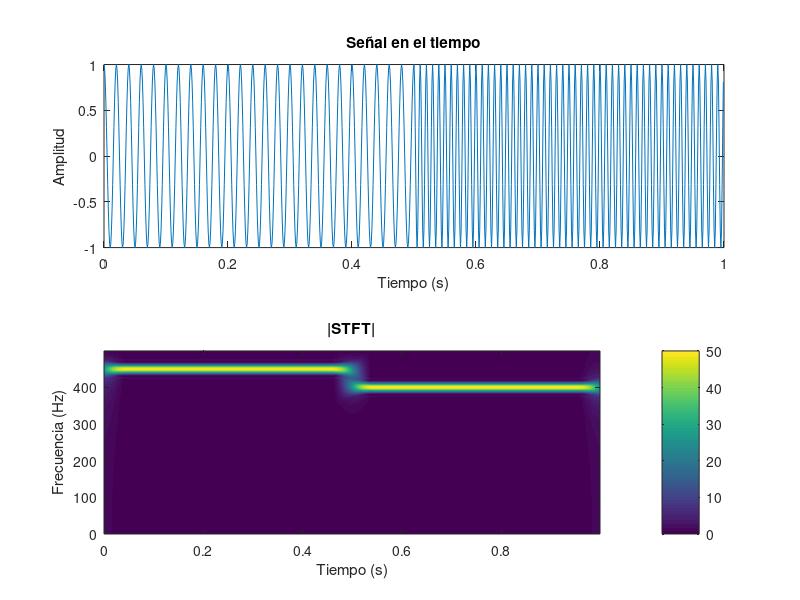

Write the MATLAB code that produced this figure.
clear all;
close all;

% Parámetros de la señal
Fs = 1000;                  % Frecuencia de muestreo (Hz)
Ts = 1/Fs;                  % Período de muestreo (s)
t = 0:Ts:1-Ts;              % Vector de tiempo
N = length(t);              % Número de muestras
T = 0.1;                    % Ancho de la ventana (s)

f1 = 50;                    % Frecuencia de la primera señal (Hz)
f2 = 100;                   % Frecuencia de la segunda señal (Hz)

% Generación de la señal
x = zeros(1, N);            % Inicialización de la señal
half_point = round(N / 2);  % Punto medio de la señal

% Combinación de dos cosenos en diferentes mitades del tiempo
x(1:half_point) = cos(2*pi*f1*t(1:half_point));
x(half_point+1:end) = cos(2*pi*f2*t(half_point+1:end));

% Inicialización de la STFT
STFT = zeros(N/2, N);

f = (-Fs/2:Fs/N:Fs/2 - Fs/N);  % Vector de frecuencias centradas

% Cálculo de la STFT con una ventana de coseno
for n = 1:N
    chi = (t - t(n) >= -T/2) & (t - t(n) <= T/2);  % Ventana rectangular
    g = (1 + cos(2*pi*(t-t(n))/T)) .* chi;         

    x_v = x .* g;                                 % Señal ventaneada
    x_v_f = fft(x_v) .* exp(1i*2*pi*t(n).*f);     % Transformada de Fourier
    x_v_f = x_v_f(N/2+1:end);                     % Solo la mitad positiva
    STFT(:, n) = x_v_f;                           % Guardar en la matriz STFT
end

k = 0:Fs/N:Fs/2 - Fs/N;  % Vector de frecuencias positivas

% Gráficos
figure;

subplot(2,1,1);
plot(t, x);
title('Señal en el tiempo');
xlabel('Tiempo (s)');
ylabel('Amplitud');

subplot(2,1,2);
imagesc(t, k, abs(STFT));   % Espectrograma
set(gca, 'YDir', 'normal'); % Mantener el eje de frecuencia ascendente

xlabel('Tiempo (s)');
ylabel('Frecuencia (Hz)');
title('|STFT|');
colorbar;
